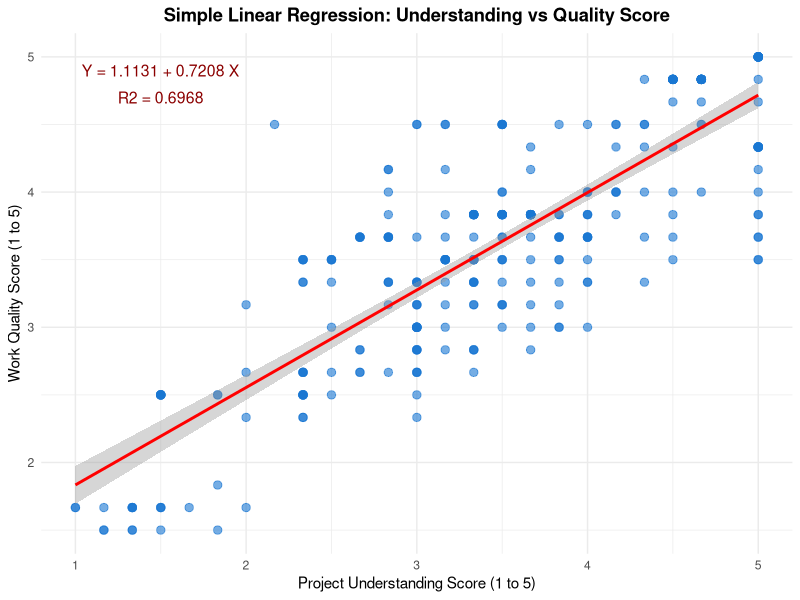
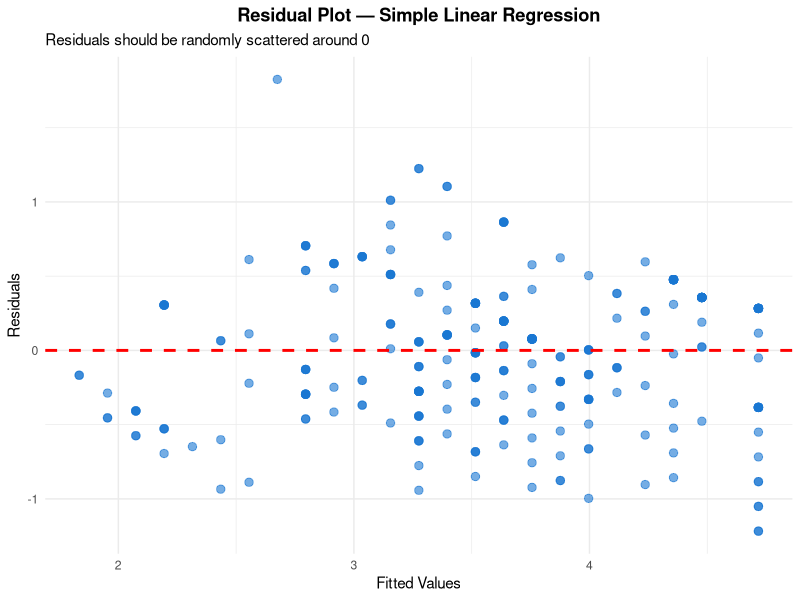
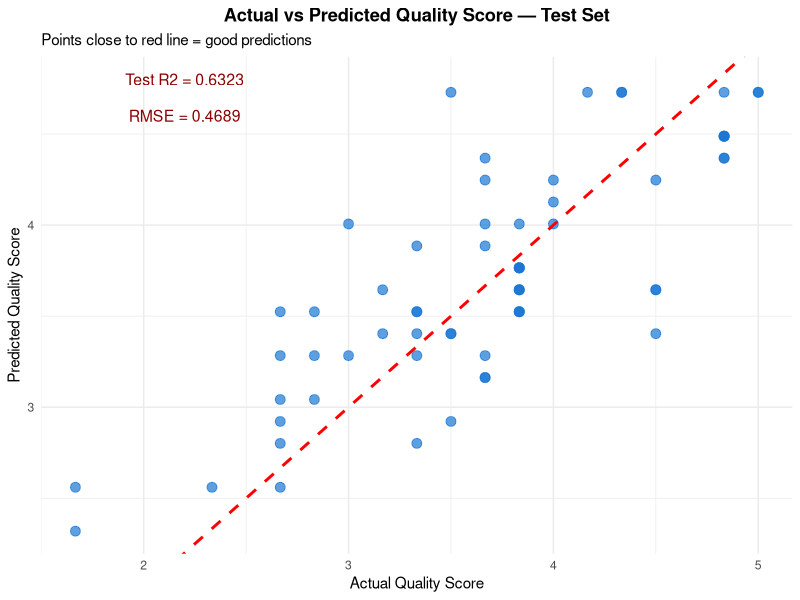
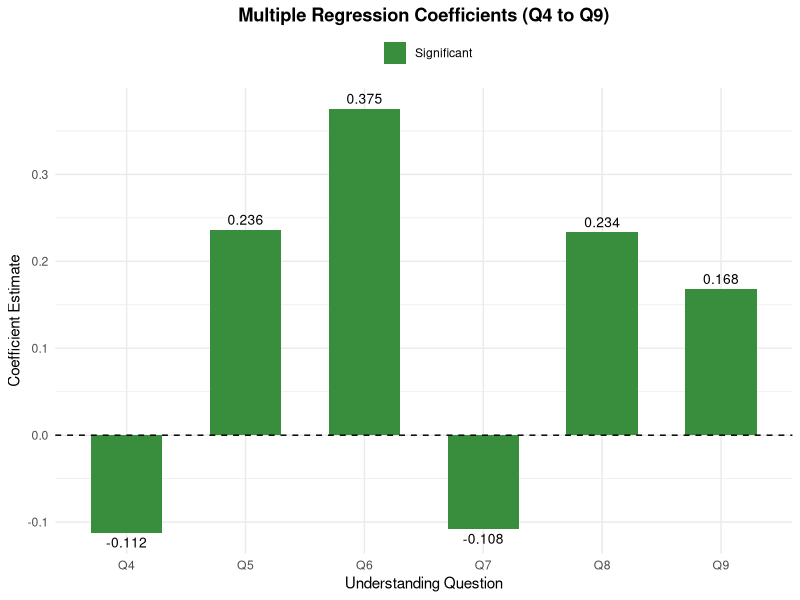
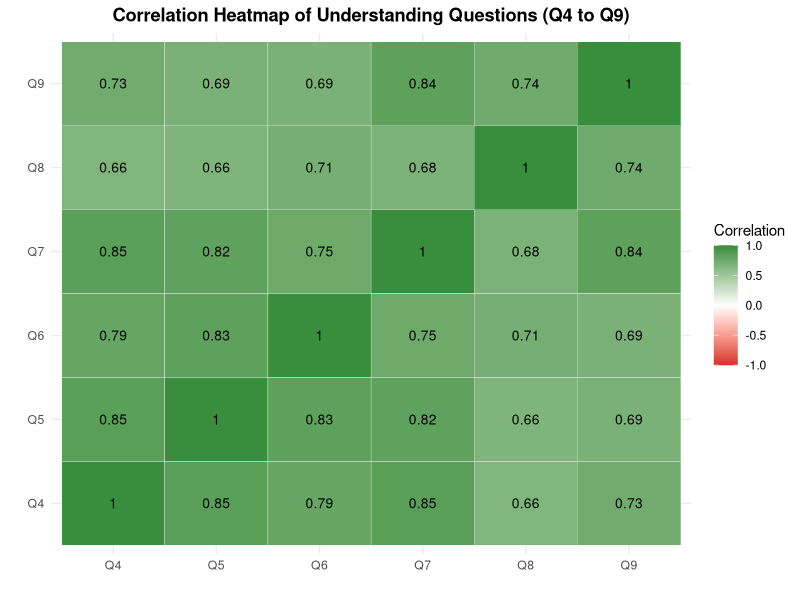
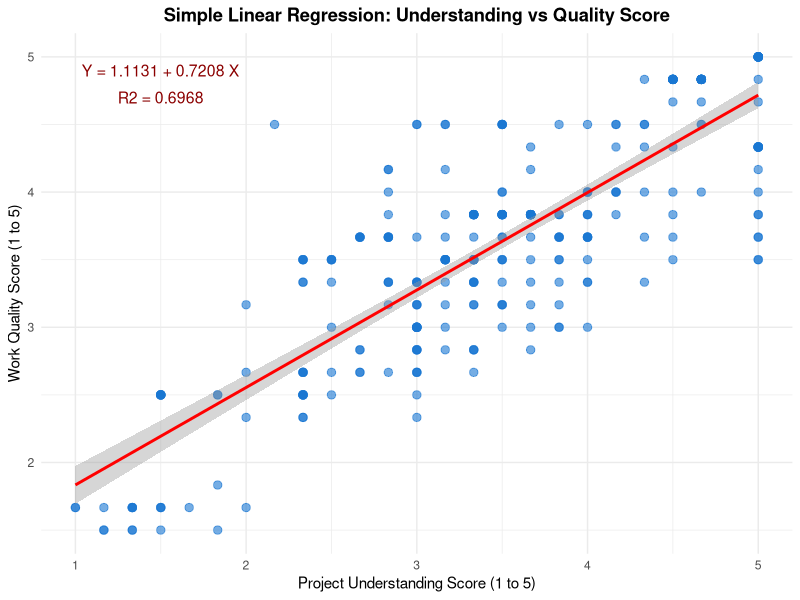
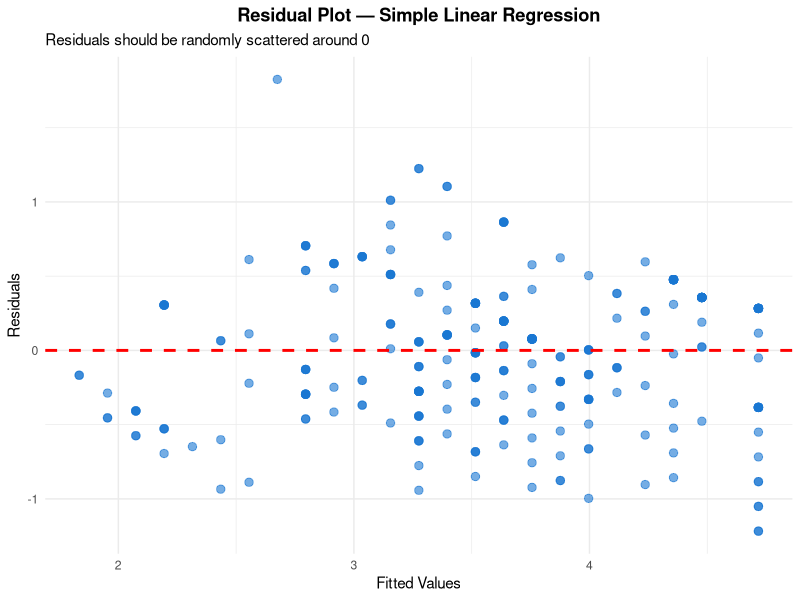
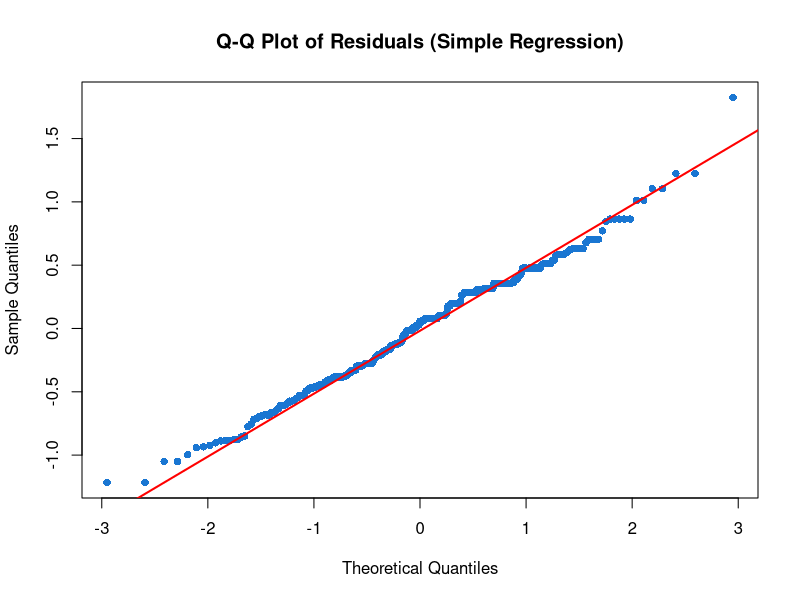

The R source for these figures, in order:
# ============================================================
# IT3011 - Theory and Practices in Statistical Modelling
# Section 3: Predictive Analytics (Full Version)
# Topic: Project Understanding vs Quality of Work
# ============================================================

# ---- Load Library ------------------------------------------
library(ggplot2)

# ---- Load Data ---------------------------------------------
df <- read.csv("Project understanding vs Quality work.csv", check.names = FALSE)

# ---- Rename Columns ----------------------------------------
colnames(df) <- c(
  "Timestamp",
  "Role",
  "Field",
  "Experience",
  "Q4",  # Project goals were clearly explained before the work began
  "Q5",  # I clearly understood the objectives of the project
  "Q6",  # I understood how my assigned tasks contributed to the overall project outcome
  "Q7",  # The expected quality standards for the project were clearly communicated
  "Q8",  # When I had doubts about project goals, I received sufficient clarification
  "Q9",  # Any changes to project goals were communicated effectively
  "Q10", # My work met the required quality standards
  "Q11", # I delivered tasks with minimal errors or defects
  "Q12", # I rarely had to redo tasks due to misunderstandings
  "Q13", # I often produced work that did not meet project expectations (REVERSE)
  "Q14", # I completed my assigned tasks within the required deadlines
  "Q15"  # My contribution had a positive impact on the overall success of the project
)

# ---- Reverse Score Q13 -------------------------------------
df$Q13_R <- 6 - df$Q13

# ---- Create Composite Scores -------------------------------
df$Understanding_Score <- (df$Q4 + df$Q5 + df$Q6 + df$Q7 + df$Q8 + df$Q9) / 6
df$Quality_Score       <- (df$Q10 + df$Q11 + df$Q12 + df$Q13_R + df$Q14 + df$Q15) / 6


# ============================================================
# PART A — SIMPLE LINEAR REGRESSION
# ============================================================

cat("============================================================\n")
cat("PART A — SIMPLE LINEAR REGRESSION\n")
cat("============================================================\n\n")

cat("Model: Quality Score = a + b x Understanding Score\n\n")

# --- A1: Build the Model ------------------------------------
simple_model   <- lm(Quality_Score ~ Understanding_Score, data = df)
simple_summary <- summary(simple_model)

# --- A2: Print Regression Equation --------------------------
a <- round(simple_model$coefficients[1], 4)
b <- round(simple_model$coefficients[2], 4)

cat("--- Regression Equation ---\n")
cat("Quality Score =", a, "+", b, "x Understanding Score\n\n")

# --- A3: Print Full Summary ---------------------------------
cat("--- Full Model Summary ---\n")
print(simple_summary)

# --- A4: Key Statistics -------------------------------------
r_squared     <- round(simple_summary$r.squared, 4)
adj_r_squared <- round(simple_summary$adj.r.squared, 4)
f_stat        <- round(simple_summary$fstatistic[1], 4)
p_value_model <- round(pf(simple_summary$fstatistic[1],
                          simple_summary$fstatistic[2],
                          simple_summary$fstatistic[3],
                          lower.tail = FALSE), 6)
rse           <- round(simple_summary$sigma, 4)

cat("\n--- Key Model Statistics ---\n")
cat("R-squared          =", r_squared, "\n")
cat("Adjusted R-squared =", adj_r_squared, "\n")
cat("F-statistic        =", f_stat, "\n")
cat("Model p-value      =", p_value_model, "\n")
cat("Residual Std Error =", rse, "\n")

cat("\n--- Interpretation ---\n")
cat("R-squared =", r_squared, "means Understanding Score explains",
    round(r_squared * 100, 1), "% of the variation in Quality Score.\n")
if (p_value_model < 0.05) {
  cat("The model is STATISTICALLY SIGNIFICANT (p < 0.05)\n")
  cat("Conclusion: Understanding Score is a significant predictor of Quality Score.\n")
} else {
  cat("The model is NOT statistically significant (p > 0.05)\n")
}
cat("\nSlope (b) =", b, "\n")
cat("For every 1 unit increase in Understanding Score,\n")
cat("Quality Score increases by", b, "units on average.\n")

# --- A5: Scatter Plot with Regression Line ------------------
ggplot(df, aes(x = Understanding_Score, y = Quality_Score)) +
  geom_point(color = "#1976D2", alpha = 0.6, size = 2.5) +
  geom_smooth(method = "lm", color = "red", se = TRUE) +
  annotate("text", x = 1.5, y = 4.9,
           label = paste0("Y = ", a, " + ", b, " X"),
           color = "darkred", size = 4) +
  annotate("text", x = 1.5, y = 4.7,
           label = paste0("R2 = ", r_squared),
           color = "darkred", size = 4) +
  labs(title = "Simple Linear Regression: Understanding vs Quality Score",
       x = "Project Understanding Score (1 to 5)",
       y = "Work Quality Score (1 to 5)") +
  theme_minimal() +
  theme(plot.title = element_text(face = "bold", hjust = 0.5))
ggsave("A1_simple_regression.png", width = 7, height = 5)


# ============================================================
# PART B — RESIDUAL ANALYSIS (Simple Model)
# ============================================================

cat("\n============================================================\n")
cat("PART B — RESIDUAL ANALYSIS\n")
cat("============================================================\n\n")

df$fitted_simple   <- simple_model$fitted.values
df$residual_simple <- simple_model$residuals

# --- B1: Shapiro-Wilk Test on Residuals ---------------------
shapiro_resid <- shapiro.test(df$residual_simple)
cat("--- Shapiro-Wilk Test on Residuals ---\n")
cat("W =", round(shapiro_resid$statistic, 4), "\n")
cat("p-value =", round(shapiro_resid$p.value, 4), "\n")
if (shapiro_resid$p.value > 0.05) {
  cat("Result: Residuals are NORMALLY distributed (p > 0.05)\n")
  cat("Conclusion: Regression normality assumption is satisfied.\n")
} else {
  cat("Result: Residuals are NOT normally distributed (p < 0.05)\n")
  cat("Conclusion: Normality assumption is slightly violated.\n")
  cat("            This is common with Likert scale survey data.\n")
}

# --- B2: Residuals vs Fitted Plot ---------------------------
ggplot(df, aes(x = fitted_simple, y = residual_simple)) +
  geom_point(color = "#1976D2", alpha = 0.6, size = 2.5) +
  geom_hline(yintercept = 0, color = "red", linetype = "dashed", linewidth = 1) +
  labs(title = "Residual Plot — Simple Linear Regression",
       subtitle = "Residuals should be randomly scattered around 0",
       x = "Fitted Values",
       y = "Residuals") +
  theme_minimal() +
  theme(plot.title = element_text(face = "bold", hjust = 0.5))
ggsave("B1_residual_plot_simple.png", width = 7, height = 5)

# --- B3: Q-Q Plot of Residuals ------------------------------
png("B2_qq_residuals_simple.png", width = 700, height = 500)
qqnorm(df$residual_simple,
       main = "Q-Q Plot of Residuals (Simple Regression)",
       pch  = 16,
       col  = "#1976D2")
qqline(df$residual_simple, col = "red", lwd = 2)
dev.off()

# --- B4: Homoscedasticity Check -----------------------------
cat("\n--- Homoscedasticity Check (Constant Variance) ---\n")
lower_half <- df$residual_simple[df$fitted_simple < median(df$fitted_simple)]
upper_half <- df$residual_simple[df$fitted_simple >= median(df$fitted_simple)]
var_lower  <- round(var(lower_half), 4)
var_upper  <- round(var(upper_half), 4)
ratio      <- round(max(var_lower, var_upper) / min(var_lower, var_upper), 2)

cat("Variance of residuals (lower fitted values) =", var_lower, "\n")
cat("Variance of residuals (upper fitted values) =", var_upper, "\n")
cat("Variance ratio =", ratio, "\n")
if (ratio < 2) {
  cat("Result: Variances are similar -> Homoscedasticity is satisfied.\n")
} else {
  cat("Result: Variances differ -> Some heteroscedasticity may exist.\n")
}


# ============================================================
# PART C — TRAIN / TEST SPLIT (Overfitting Check)
# ============================================================

cat("\n============================================================\n")
cat("PART C — TRAIN / TEST SPLIT (Overfitting Check)\n")
cat("============================================================\n\n")

cat("Splitting data: 80% Training (build model), 20% Testing (evaluate model)\n\n")

# --- C1: Split Data -----------------------------------------
set.seed(42)
n          <- nrow(df)
train_size <- round(0.8 * n)
train_idx  <- sample(1:n, train_size, replace = FALSE)

train_df <- df[train_idx, ]
test_df  <- df[-train_idx, ]

cat("Training set size:", nrow(train_df), "rows\n")
cat("Testing set size :", nrow(test_df), "rows\n\n")

# --- C2: Build Model on Training Data -----------------------
train_model   <- lm(Quality_Score ~ Understanding_Score, data = train_df)
train_summary <- summary(train_model)
train_r2      <- round(train_summary$r.squared, 4)
cat("Training Model R-squared =", train_r2, "\n\n")

# --- C3: Predict on Test Data -------------------------------
test_predictions <- predict(train_model, newdata = test_df)
test_actual      <- test_df$Quality_Score

# --- C4: Calculate Test Performance Metrics -----------------
rmse     <- round(sqrt(mean((test_actual - test_predictions)^2)), 4)
mae      <- round(mean(abs(test_actual - test_predictions)), 4)
ss_res   <- sum((test_actual - test_predictions)^2)
ss_total <- sum((test_actual - mean(test_actual))^2)
test_r2  <- round(1 - ss_res / ss_total, 4)

cat("--- Test Set Performance ---\n")
cat("Test R-squared =", test_r2, "\n")
cat("RMSE (Root Mean Squared Error) =", rmse, "\n")
cat("MAE  (Mean Absolute Error)     =", mae, "\n")

# --- C5: Overfitting Check ----------------------------------
cat("\n--- Overfitting Check ---\n")
cat("Training R-squared =", train_r2, "\n")
cat("Testing  R-squared =", test_r2, "\n")
diff <- round(abs(train_r2 - test_r2), 4)
cat("Difference         =", diff, "\n")

if (diff < 0.1) {
  cat("Result: Difference is small (< 0.10)\n")
  cat("Conclusion: NO significant overfitting detected.\n")
  cat("            The model generalizes well to unseen data.\n")
} else if (diff < 0.2) {
  cat("Result: Moderate difference (0.10 to 0.20)\n")
  cat("Conclusion: Slight overfitting may exist.\n")
} else {
  cat("Result: Large difference (> 0.20)\n")
  cat("Conclusion: Significant overfitting detected.\n")
}

# --- C6: Actual vs Predicted Plot ---------------------------
test_plot_df <- data.frame(
  Actual    = test_actual,
  Predicted = test_predictions
)

ggplot(test_plot_df, aes(x = Actual, y = Predicted)) +
  geom_point(color = "#1976D2", size = 3, alpha = 0.7) +
  geom_abline(slope = 1, intercept = 0,
              color = "red", linetype = "dashed", linewidth = 1) +
  annotate("text", x = 2.2, y = 4.8,
           label = paste0("Test R2 = ", test_r2),
           color = "darkred", size = 4) +
  annotate("text", x = 2.2, y = 4.6,
           label = paste0("RMSE = ", rmse),
           color = "darkred", size = 4) +
  labs(title = "Actual vs Predicted Quality Score — Test Set",
       subtitle = "Points close to red line = good predictions",
       x = "Actual Quality Score",
       y = "Predicted Quality Score") +
  theme_minimal() +
  theme(plot.title = element_text(face = "bold", hjust = 0.5))
ggsave("C1_actual_vs_predicted.png", width = 7, height = 5)


# ============================================================
# PART D — MULTIPLE LINEAR REGRESSION
# ============================================================

cat("\n============================================================\n")
cat("PART D — MULTIPLE LINEAR REGRESSION\n")
cat("============================================================\n\n")

cat("Model: Quality Score = a + b1xQ4 + b2xQ5 + b3xQ6 + b4xQ7 + b5xQ8 + b6xQ9\n\n")

# --- D1: Build the Model ------------------------------------
multi_model   <- lm(Quality_Score ~ Q4 + Q5 + Q6 + Q7 + Q8 + Q9, data = df)
multi_summary <- summary(multi_model)

cat("--- Full Model Summary ---\n")
print(multi_summary)

# --- D2: Key Statistics -------------------------------------
r_squared_multi     <- round(multi_summary$r.squared, 4)
adj_r_squared_multi <- round(multi_summary$adj.r.squared, 4)
f_stat_multi        <- round(multi_summary$fstatistic[1], 4)
p_value_multi       <- round(pf(multi_summary$fstatistic[1],
                                multi_summary$fstatistic[2],
                                multi_summary$fstatistic[3],
                                lower.tail = FALSE), 6)
rse_multi           <- round(multi_summary$sigma, 4)

cat("\n--- Key Model Statistics ---\n")
cat("R-squared          =", r_squared_multi, "\n")
cat("Adjusted R-squared =", adj_r_squared_multi, "\n")
cat("F-statistic        =", f_stat_multi, "\n")
cat("Model p-value      =", p_value_multi, "\n")
cat("Residual Std Error =", rse_multi, "\n")

cat("\n--- Interpretation ---\n")
cat("R-squared =", r_squared_multi, "means Q4 to Q9 together explain",
    round(r_squared_multi * 100, 1), "% of the variation in Quality Score.\n")
if (p_value_multi < 0.05) {
  cat("The model is STATISTICALLY SIGNIFICANT (p < 0.05)\n")
} else {
  cat("The model is NOT statistically significant (p > 0.05)\n")
}

# --- D3: Significant Predictors -----------------------------
cat("\n--- Significant Predictors (p < 0.05) ---\n")
coefficients_table <- as.data.frame(multi_summary$coefficients)
coefficients_table <- round(coefficients_table, 4)
colnames(coefficients_table) <- c("Estimate", "Std_Error", "t_value", "p_value")

predictors        <- c("Q4", "Q5", "Q6", "Q7", "Q8", "Q9")
found_significant <- FALSE

for (pred in predictors) {
  p     <- coefficients_table[pred, "p_value"]
  b_val <- coefficients_table[pred, "Estimate"]
  if (p < 0.05) {
    cat(pred, "-> Estimate =", b_val, ", p-value =", p, "** SIGNIFICANT **\n")
    found_significant <- TRUE
  } else {
    cat(pred, "-> Estimate =", b_val, ", p-value =", p, "(not significant)\n")
  }
}

# --- D4: Model Comparison -----------------------------------
cat("\n--- Model Comparison: Simple vs Multiple ---\n")
cat("Simple Regression R-squared   =", r_squared, "\n")
cat("Multiple Regression R-squared =", r_squared_multi, "\n")
improvement <- round((r_squared_multi - r_squared) * 100, 1)
cat("Improvement in R-squared      =", improvement, "%\n")
if (r_squared_multi > r_squared) {
  cat("Multiple regression explains MORE variation than simple regression.\n")
} else {
  cat("Simple regression performs similarly to multiple regression.\n")
}

# --- D5: Coefficient Plot -----------------------------------
coef_df <- data.frame(
  Predictor   = predictors,
  Estimate    = as.numeric(coefficients_table[predictors, "Estimate"]),
  p_value     = as.numeric(coefficients_table[predictors, "p_value"])
)
coef_df$Significant <- ifelse(coef_df$p_value < 0.05, "Significant", "Not Significant")

ggplot(coef_df, aes(x = Predictor, y = Estimate, fill = Significant)) +
  geom_bar(stat = "identity", width = 0.6) +
  geom_hline(yintercept = 0, color = "black", linetype = "dashed") +
  geom_text(aes(label = round(Estimate, 3)),
            vjust = ifelse(coef_df$Estimate >= 0, -0.5, 1.5), size = 3.5) +
  scale_fill_manual(values = c("Significant"     = "#388E3C",
                               "Not Significant" = "#B0BEC5")) +
  labs(title = "Multiple Regression Coefficients (Q4 to Q9)",
       x    = "Understanding Question",
       y    = "Coefficient Estimate",
       fill = "") +
  theme_minimal() +
  theme(plot.title      = element_text(face = "bold", hjust = 0.5),
        legend.position = "top")
ggsave("D1_coefficient_plot.png", width = 7, height = 5)


# ============================================================
# PART E — MULTICOLLINEARITY CHECK (VIF)
# ============================================================

cat("\n============================================================\n")
cat("PART E — MULTICOLLINEARITY CHECK (VIF)\n")
cat("============================================================\n\n")

cat("VIF (Variance Inflation Factor) checks if predictors are\n")
cat("too correlated with each other.\n")
cat("Rule: VIF < 5 = acceptable\n")
cat("      VIF 5 to 10 = concerning\n")
cat("      VIF > 10 = severe multicollinearity\n\n")

# --- E1: Calculate VIF manually -----------------------------
vif_values <- c()

for (pred in predictors) {
  other_preds <- predictors[predictors != pred]
  formula_str <- paste(pred, "~", paste(other_preds, collapse = " + "))
  vif_model   <- lm(as.formula(formula_str), data = df)
  r2_vif      <- summary(vif_model)$r.squared
  vif_val     <- round(1 / (1 - r2_vif), 3)
  vif_values  <- c(vif_values, vif_val)
}

vif_table <- data.frame(
  Predictor = predictors,
  VIF       = vif_values
)

cat("--- VIF Results ---\n")
print(vif_table)

cat("\n--- VIF Interpretation ---\n")
for (i in 1:nrow(vif_table)) {
  pred <- vif_table$Predictor[i]
  vif  <- vif_table$VIF[i]
  if (vif < 5) {
    cat(pred, "-> VIF =", vif, "-> Acceptable (no multicollinearity)\n")
  } else if (vif < 10) {
    cat(pred, "-> VIF =", vif, "-> Concerning (moderate multicollinearity)\n")
  } else {
    cat(pred, "-> VIF =", vif, "-> Severe multicollinearity!\n")
  }
}

# --- E2: Correlation Matrix of Predictors -------------------
cat("\n--- Correlation Matrix of Q4 to Q9 ---\n")
corr_matrix <- round(cor(df[, c("Q4","Q5","Q6","Q7","Q8","Q9")]), 3)
print(corr_matrix)

# --- E3: Correlation Heatmap --------------------------------
corr_df <- data.frame(
  Var1  = character(),
  Var2  = character(),
  Value = numeric()
)

for (i in 1:6) {
  for (j in 1:6) {
    corr_df <- rbind(corr_df, data.frame(
      Var1  = predictors[i],
      Var2  = predictors[j],
      Value = corr_matrix[i, j]
    ))
  }
}

ggplot(corr_df, aes(x = Var1, y = Var2, fill = Value)) +
  geom_tile(color = "white") +
  geom_text(aes(label = round(Value, 2)), size = 3.5) +
  scale_fill_gradient2(low      = "#d32f2f",
                       mid      = "white",
                       high     = "#388E3C",
                       midpoint = 0,
                       limits   = c(-1, 1)) +
  labs(title = "Correlation Heatmap of Understanding Questions (Q4 to Q9)",
       x    = "",
       y    = "",
       fill = "Correlation") +
  theme_minimal() +
  theme(plot.title = element_text(face = "bold", hjust = 0.5))
ggsave("E1_correlation_heatmap.png", width = 7, height = 6)

# ============================================================
cat("\n\n=== Section 3 Complete! ===\n")
cat("Plots saved:\n")
cat("  A1_simple_regression.png\n")
cat("  B1_residual_plot_simple.png\n")
cat("  B2_qq_residuals_simple.png\n")
cat("  C1_actual_vs_predicted.png\n")
cat("  D1_coefficient_plot.png\n")
cat("  E1_correlation_heatmap.png\n")
cat("\nAll 3 sections are now complete!\n")
